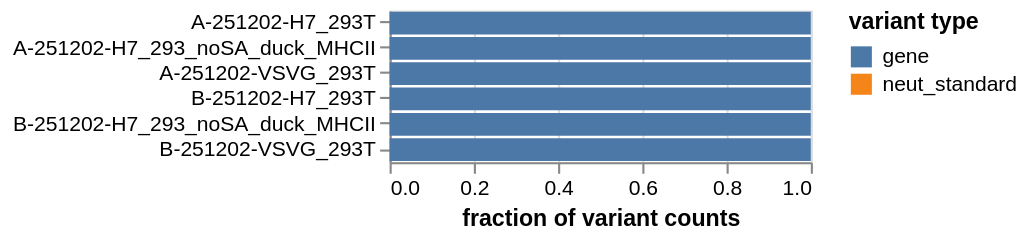

The notebook cell saved with this chart:
### Markdown cell above
Plot fraction of all counts that are to each type of target:

### Code cell
target_fracs = (
    variants.variant_count_df.groupby(["sample", "library", "target"])
    .aggregate(total_counts=pd.NamedAgg("count", "sum"))
    .assign(
        frac_counts=lambda x: (
            x["total_counts"]
            / x.groupby(["sample", "library"])["total_counts"].transform("sum")
        )
    )
    .drop(columns="total_counts")
    .reset_index()
    .merge(barcode_runs, validate="many_to_one")
)

target_selection = alt.selection_point(fields=["target"], bind="legend")

target_fracs_chart = (
    alt.Chart(target_fracs)
    .encode(
        x=alt.X("frac_counts", title="fraction of variant counts"),
        y=alt.Y("sample", title=None, sort=samples),
        color=alt.Color(
            "target",
            title="variant type",
            scale=alt.Scale(domain=target_fracs["target"].unique()),
        ),
        tooltip=[
            alt.Tooltip(c, format=".3g") if c == "frac_counts" else c
            for c in target_fracs.columns
        ],
    )
    .mark_bar()
    .properties(width=200, height=alt.Step(12))
    .configure_axis(labelLimit=500)
    .add_params(*selections, target_selection)
    .transform_filter(target_selection)
)
for selection in selections:
    target_fracs_chart = target_fracs_chart.transform_filter(selection)

target_fracs_chart

### Figure 1 — Vega-Lite specification as saved in the notebook (floating-point values rounded to 4 significant figures)
{"config": {"view": {"continuousWidth": 300, "continuousHeight": 300}, "axis": {"labelLimit": 500}}, "data": {"name": "data-09228f125e744344ccac290f5fd3dcf4"}, "mark": {"type": "bar"}, "encoding": {"color": {"field": "target", "scale": {"domain": ["gene", "neut_standard"]}, "title": "variant type", "type": "nominal"}, "tooltip": [{"field": "sample", "type": "nominal"}, {"field": "library", "type": "nominal"}, {"field": "target", "type": "nominal"}, {"field": "frac_counts", "format": ".3g", "type": "quantitative"}, {"field": "date", "type": "nominal"}], "x": {"field": "frac_counts", "title": "fraction of variant counts", "type": "quantitative"}, "y": {"field": "sample", "sort": ["A-251202-H7_293T", "A-251202-H7_293_noSA_duck_MHCII", "A-251202-VSVG_293T", "B-251202-H7_293T", "B-251202-H7_293_noSA_duck_MHCII", "B-251202-VSVG_293T"], "title": null, "type": "nominal"}}, "height": {"step": 12}, "params": [{"name": "param_1", "select": {"type": "point", "fields": ["library"]}, "bind": {"input": "select", "options": [null, "A", "B"], "labels": ["all", "A", "B"], "name": "library"}}, {"name": "param_2", "select": {"type": "point", "fields": ["date"]}, "bind": {"input": "select", "options": [null, "2025-12-02"], "labels": ["all", "2025-12-02"], "name": "date"}}, {"name": "param_5", "select": {"type": "point", "fields": ["target"]}, "bind": "legend"}], "transform": [{"filter": {"param": "param_5"}}, {"filter": {"param": "param_1"}}, {"filter": {"param": "param_2"}}], "width": 200, "$schema": "https://vega.github.io/schema/vega-lite/v5.20.1.json", "datasets": {"data-09228f125e744344ccac290f5fd3dcf4": [{"sample": "A-251202-H7_293T", "library": "A", "target": "gene", "frac_counts": 1.0, "date": "2025-12-02"}, {"sample": "A-251202-H7_293T", "library": "A", "target": "neut_standard", "frac_counts": 2.144e-06, "date": "2025-12-02"}, {"sample": "A-251202-H7_293_noSA_duck_MHCII", "library": "A", "target": "gene", "frac_counts": 1.0, "date": "2025-12-02"}, {"sample": "A-251202-H7_293_noSA_duck_MHCII", "library": "A", "target": "neut_standard", "frac_counts": 2.934e-06, "date": "2025-12-02"}, {"sample": "A-251202-VSVG_293T", "library": "A", "target": "gene", "frac_counts": 1.0, "date": "2025-12-02"}, {"sample": "A-251202-VSVG_293T", "library": "A", "target": "neut_standard", "frac_counts": 1.515e-06, "date": "2025-12-02"}, {"sample": "B-251202-H7_293T", "library": "B", "target": "gene", "frac_counts": 1.0, "date": "2025-12-02"}, {"sample": "B-251202-H7_293T", "library": "B", "target": "neut_standard", "frac_counts": 2.177e-06, "date": "2025-12-02"}, {"sample": "B-251202-H7_293_noSA_duck_MHCII", "library": "B", "target": "gene", "frac_counts": 1.0, "date": "2025-12-02"}, {"sample": "B-251202-H7_293_noSA_duck_MHCII", "library": "B", "target": "neut_standard", "frac_counts": 1.314e-06, "date": "2025-12-02"}, {"sample": "B-251202-VSVG_293T", "library": "B", "target": "gene", "frac_counts": 1.0, "date": "2025-12-02"}, {"sample": "B-251202-VSVG_293T", "library": "B", "target": "neut_standard", "frac_counts": 4.708e-06, "date": "2025-12-02"}]}}
